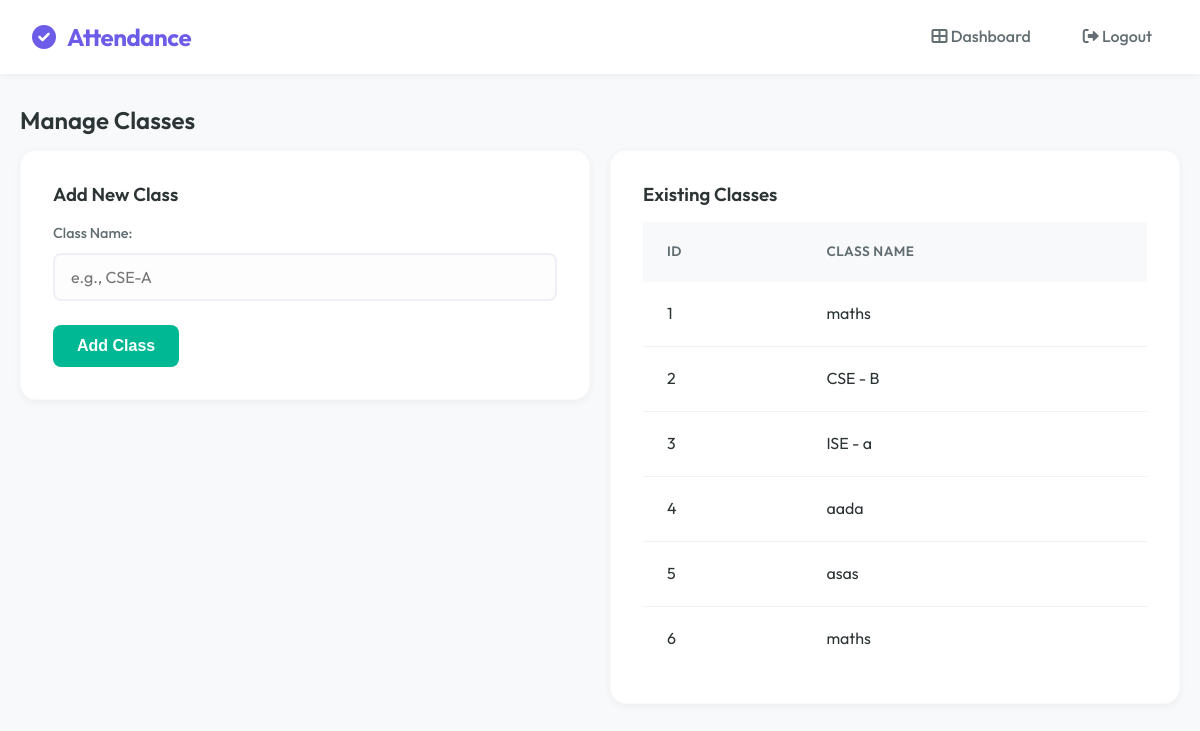
The app's page /classes, older data.
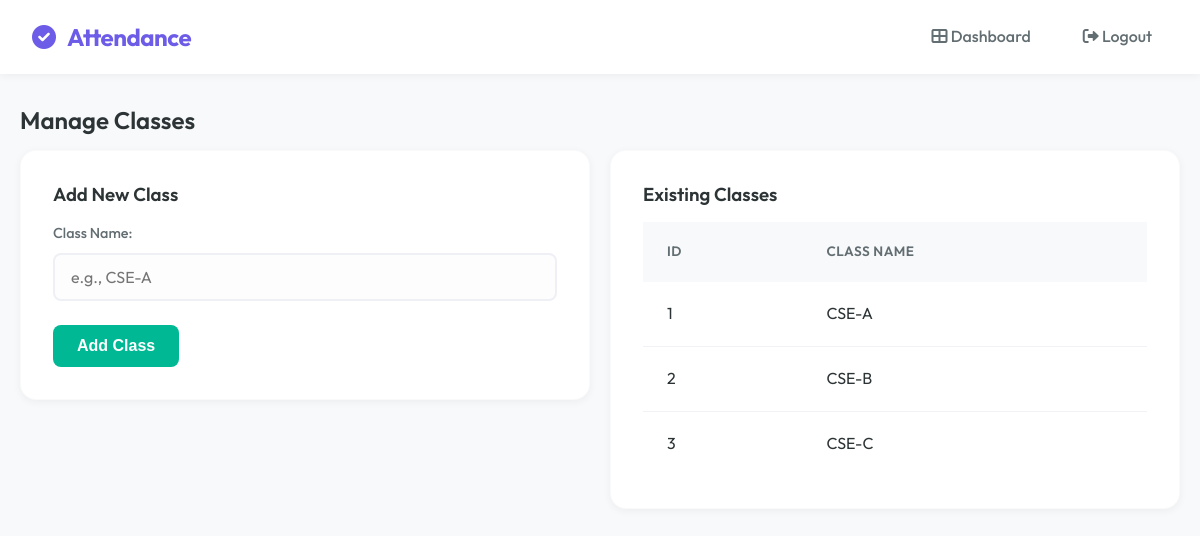
The same page, newer data.
### tables this page shows
CREATE TABLE classes (
        id INTEGER PRIMARY KEY AUTOINCREMENT,
        class_name TEXT
    );

### app.py (the view)
@app.route("/classes")
def classes():
    conn = sqlite3.connect('attendance.db')
    c = conn.cursor()
    c.execute("SELECT id, class_name FROM classes")
    classes = c.fetchall()
    conn.close()
    return render_template("classes.html", classes=classes)

### templates/classes.html (shortened to what this page needs)
{% extends "base.html" %}
{% block content %}
<h2>Manage Classes</h2>
<div class="row" style="display: grid; grid-template-columns: 1fr 1fr; gap: 20px;">
    <div class="col-md-6">
        <div class="card">
            <h3>Add New Class</h3>
            <form action="/add_class" method="POST">
                <div class="form-group">
                    <label for="class_name">Class Name:</label>
                    <input type="text" id="class_name" name="class_name" required placeholder="e.g., CSE-A">
                </div>
                <button type="submit" class="btn btn-success">Add Class</button>
            </form>
        </div>
    </div>
    <div class="col-md-6">
        <div class="card">
            <h3>Existing Classes</h3>
            {% if classes %}
            <table>
                <thead>
                    <tr>
                        <th>ID</th>
                        <th>Class Name</th>
                    </tr>
                </thead>
                <tbody>
                    {% for cls in classes %}
                    <tr>
                        <td>{{ cls[0] }}</td>
                        <td>{{ cls[1] }}</td>
                    </tr>
                    {% endfor %}
                </tbody>
            </table>
            {% else %}
            <p class="text-muted">No classes found.</p>
            {% endif %}
        </div>
    </div>
</div>
{% endblock %}

Row changes from the older to the newer data that the page shows:
removed classes: id "4", class_name "aada"
removed classes: id "5", class_name "asas"
removed classes: id "6", class_name "maths"
changed classes id 1: class_name "maths" → "CSE-A"
changed classes id 2: class_name "CSE - B" → "CSE-B"
changed classes id 3: class_name "ISE - a" → "CSE-C"
